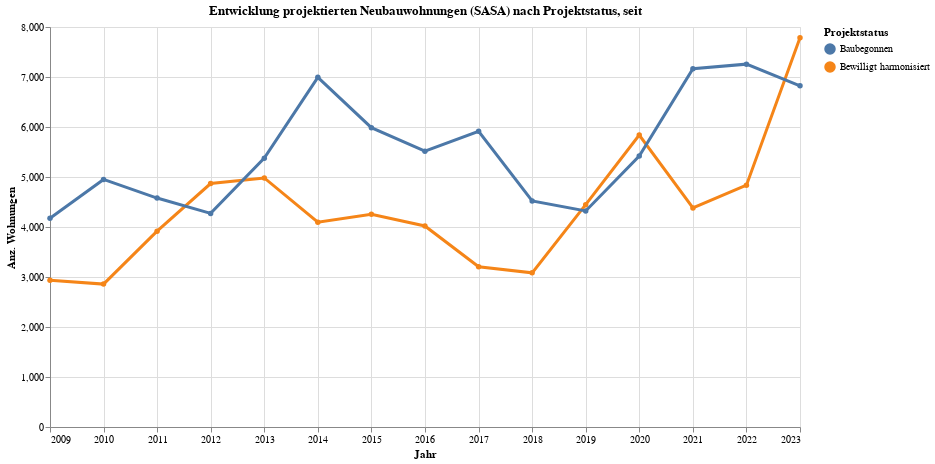

This figure's notebook cell:
### Code cell
grafik4 = mypy_dv.plot_altair_multiline_highlight(
    data = myAgg4_sasa.reset_index()
    , x = 'StichtagDatJahr:T'
    , y = 'sum_WHG:Q'
    , myTitle = "Entwicklung projektierten Neubauwohnungen (SASA) nach Projektstatus, seit "
    , x_beschriftung = 'Jahr'
    , y_beschriftung = 'Anz. Wohnungen'
    , warning_status  = "ignore"
    , category='ProjektStatusSSZPubl1Lang:N'
    , category_beschriftung='Projektstatus'
)
grafik4

### Figure 1 — Vega-Lite specification as saved in the notebook (floating-point values rounded to 4 significant figures)
{"config": {"view": {"continuousWidth": 300, "continuousHeight": 300}}, "layer": [{"mark": {"type": "circle"}, "encoding": {"color": {"field": "ProjektStatusSSZPubl1Lang", "legend": {"orient": "right", "title": "Projektstatus"}, "type": "nominal"}, "opacity": {"value": 1.3}, "tooltip": [{"field": "StichtagDatJahr", "type": "temporal"}, {"field": "ProjektStatusSSZPubl1Lang", "type": "nominal"}, {"field": "sum_WHG", "type": "quantitative"}], "x": {"axis": {"title": "Jahr"}, "field": "StichtagDatJahr", "type": "temporal"}, "y": {"axis": {"title": "Anz. Wohnungen"}, "field": "sum_WHG", "type": "quantitative"}}, "name": "view_5", "title": "Entwicklung projektierten Neubauwohnungen (SASA) nach Projektstatus, seit "}, {"mark": {"type": "line"}, "encoding": {"color": {"field": "ProjektStatusSSZPubl1Lang", "legend": {"orient": "right", "title": "Projektstatus"}, "type": "nominal"}, "size": {"condition": {"test": {"not": {"param": "param_5"}}, "value": 1.2}, "value": 3}, "tooltip": [{"field": "StichtagDatJahr", "type": "temporal"}, {"field": "ProjektStatusSSZPubl1Lang", "type": "nominal"}, {"field": "sum_WHG", "type": "quantitative"}], "x": {"axis": {"title": "Jahr"}, "field": "StichtagDatJahr", "type": "temporal"}, "y": {"axis": {"title": "Anz. Wohnungen"}, "field": "sum_WHG", "type": "quantitative"}}, "title": "Entwicklung projektierten Neubauwohnungen (SASA) nach Projektstatus, seit "}], "data": {"name": "data-c01f180e00355e531f2ddfa109b192c5"}, "height": 400, "params": [{"name": "param_5", "select": {"type": "point", "fields": ["ProjektStatusSSZPubl1Lang:N"], "nearest": true, "on": "pointerover"}, "views": ["view_5"]}], "width": 750, "$schema": "https://vega.github.io/schema/vega-lite/v5.8.0.json", "datasets": {"data-c01f180e00355e531f2ddfa109b192c5": [{"StichtagDatJahr": "2009-01-01T00:00:00", "ArtArbeitenSort": 1, "ArtArbeitenCd": "N", "ArtArbeitenLang": "Neubau", "ProjektStatusSSZPubl1Sort": 2, "ProjektStatusSSZPubl1Cd": 2, "ProjektStatusSSZPubl1Lang": "Bewilligt harmonisiert", "sum_WHG": 2933}, {"StichtagDatJahr": "2009-01-01T00:00:00", "ArtArbeitenSort": 1, "ArtArbeitenCd": "N", "ArtArbeitenLang": "Neubau", "ProjektStatusSSZPubl1Sort": 3, "ProjektStatusSSZPubl1Cd": 3, "ProjektStatusSSZPubl1Lang": "Baubegonnen", "sum_WHG": 4176}, {"StichtagDatJahr": "2010-01-01T00:00:00", "ArtArbeitenSort": 1, "ArtArbeitenCd": "N", "ArtArbeitenLang": "Neubau", "ProjektStatusSSZPubl1Sort": 2, "ProjektStatusSSZPubl1Cd": 2, "ProjektStatusSSZPubl1Lang": "Bewilligt harmonisiert", "sum_WHG": 2858}, {"StichtagDatJahr": "2010-01-01T00:00:00", "ArtArbeitenSort": 1, "ArtArbeitenCd": "N", "ArtArbeitenLang": "Neubau", "ProjektStatusSSZPubl1Sort": 3, "ProjektStatusSSZPubl1Cd": 3, "ProjektStatusSSZPubl1Lang": "Baubegonnen", "sum_WHG": 4951}, {"StichtagDatJahr": "2011-01-01T00:00:00", "ArtArbeitenSort": 1, "ArtArbeitenCd": "N", "ArtArbeitenLang": "Neubau", "ProjektStatusSSZPubl1Sort": 2, "ProjektStatusSSZPubl1Cd": 2, "ProjektStatusSSZPubl1Lang": "Bewilligt harmonisiert", "sum_WHG": 3916}, {"StichtagDatJahr": "2011-01-01T00:00:00", "ArtArbeitenSort": 1, "ArtArbeitenCd": "N", "ArtArbeitenLang": "Neubau", "ProjektStatusSSZPubl1Sort": 3, "ProjektStatusSSZPubl1Cd": 3, "ProjektStatusSSZPubl1Lang": "Baubegonnen", "sum_WHG": 4579}, {"StichtagDatJahr": "2012-01-01T00:00:00", "ArtArbeitenSort": 1, "ArtArbeitenCd": "N", "ArtArbeitenLang": "Neubau", "ProjektStatusSSZPubl1Sort": 2, "ProjektStatusSSZPubl1Cd": 2, "ProjektStatusSSZPubl1Lang": "Bewilligt harmonisiert", "sum_WHG": 4869}, {"StichtagDatJahr": "2012-01-01T00:00:00", "ArtArbeitenSort": 1, "ArtArbeitenCd": "N", "ArtArbeitenLang": "Neubau", "ProjektStatusSSZPubl1Sort": 3, "ProjektStatusSSZPubl1Cd": 3, "ProjektStatusSSZPubl1Lang": "Baubegonnen", "sum_WHG": 4272}, {"StichtagDatJahr": "2013-01-01T00:00:00", "ArtArbeitenSort": 1, "ArtArbeitenCd": "N", "ArtArbeitenLang": "Neubau", "ProjektStatusSSZPubl1Sort": 2, "ProjektStatusSSZPubl1Cd": 2, "ProjektStatusSSZPubl1Lang": "Bewilligt harmonisiert", "sum_WHG": 4981}, {"StichtagDatJahr": "2013-01-01T00:00:00", "ArtArbeitenSort": 1, "ArtArbeitenCd": "N", "ArtArbeitenLang": "Neubau", "ProjektStatusSSZPubl1Sort": 3, "ProjektStatusSSZPubl1Cd": 3, "ProjektStatusSSZPubl1Lang": "Baubegonnen", "sum_WHG": 5377}, {"StichtagDatJahr": "2014-01-01T00:00:00", "ArtArbeitenSort": 1, "ArtArbeitenCd": "N", "ArtArbeitenLang": "Neubau", "ProjektStatusSSZPubl1Sort": 2, "ProjektStatusSSZPubl1Cd": 2, "ProjektStatusSSZPubl1Lang": "Bewilligt harmonisiert", "sum_WHG": 4096}, {"StichtagDatJahr": "2014-01-01T00:00:00", "ArtArbeitenSort": 1, "ArtArbeitenCd": "N", "ArtArbeitenLang": "Neubau", "ProjektStatusSSZPubl1Sort": 3, "ProjektStatusSSZPubl1Cd": 3, "ProjektStatusSSZPubl1Lang": "Baubegonnen", "sum_WHG": 6993}, {"StichtagDatJahr": "2015-01-01T00:00:00", "ArtArbeitenSort": 1, "ArtArbeitenCd": "N", "ArtArbeitenLang": "Neubau", "ProjektStatusSSZPubl1Sort": 2, "ProjektStatusSSZPubl1Cd": 2, "ProjektStatusSSZPubl1Lang": "Bewilligt harmonisiert", "sum_WHG": 4253}, {"StichtagDatJahr": "2015-01-01T00:00:00", "ArtArbeitenSort": 1, "ArtArbeitenCd": "N", "ArtArbeitenLang": "Neubau", "ProjektStatusSSZPubl1Sort": 3, "ProjektStatusSSZPubl1Cd": 3, "ProjektStatusSSZPubl1Lang": "Baubegonnen", "sum_WHG": 5986}, {"StichtagDatJahr": "2016-01-01T00:00:00", "ArtArbeitenSort": 1, "ArtArbeitenCd": "N", "ArtArbeitenLang": "Neubau", "ProjektStatusSSZPubl1Sort": 3, "ProjektStatusSSZPubl1Cd": 3, "ProjektStatusSSZPubl1Lang": "Baubegonnen", "sum_WHG": 5517}, {"StichtagDatJahr": "2016-01-01T00:00:00", "ArtArbeitenSort": 1, "ArtArbeitenCd": "N", "ArtArbeitenLang": "Neubau", "ProjektStatusSSZPubl1Sort": 2, "ProjektStatusSSZPubl1Cd": 2, "ProjektStatusSSZPubl1Lang": "Bewilligt harmonisiert", "sum_WHG": 4020}, {"StichtagDatJahr": "2017-01-01T00:00:00", "ArtArbeitenSort": 1, "ArtArbeitenCd": "N", "ArtArbeitenLang": "Neubau", "ProjektStatusSSZPubl1Sort": 2, "ProjektStatusSSZPubl1Cd": 2, "ProjektStatusSSZPubl1Lang": "Bewilligt harmonisiert", "sum_WHG": 3206}, {"StichtagDatJahr": "2017-01-01T00:00:00", "ArtArbeitenSort": 1, "ArtArbeitenCd": "N", "ArtArbeitenLang": "Neubau", "ProjektStatusSSZPubl1Sort": 3, "ProjektStatusSSZPubl1Cd": 3, "ProjektStatusSSZPubl1Lang": "Baubegonnen", "sum_WHG": 5913}, {"StichtagDatJahr": "2018-01-01T00:00:00", "ArtArbeitenSort": 1, "ArtArbeitenCd": "N", "ArtArbeitenLang": "Neubau", "ProjektStatusSSZPubl1Sort": 2, "ProjektStatusSSZPubl1Cd": 2, "ProjektStatusSSZPubl1Lang": "Bewilligt harmonisiert", "sum_WHG": 3083}, {"StichtagDatJahr": "2018-01-01T00:00:00", "ArtArbeitenSort": 1, "ArtArbeitenCd": "N", "ArtArbeitenLang": "Neubau", "ProjektStatusSSZPubl1Sort": 3, "ProjektStatusSSZPubl1Cd": 3, "ProjektStatusSSZPubl1Lang": "Baubegonnen", "sum_WHG": 4522}, {"StichtagDatJahr": "2019-01-01T00:00:00", "ArtArbeitenSort": 1, "ArtArbeitenCd": "N", "ArtArbeitenLang": "Neubau", "ProjektStatusSSZPubl1Sort": 2, "ProjektStatusSSZPubl1Cd": 2, "ProjektStatusSSZPubl1Lang": "Bewilligt harmonisiert", "sum_WHG": 4447}, {"StichtagDatJahr": "2019-01-01T00:00:00", "ArtArbeitenSort": 1, "ArtArbeitenCd": "N", "ArtArbeitenLang": "Neubau", "ProjektStatusSSZPubl1Sort": 3, "ProjektStatusSSZPubl1Cd": 3, "ProjektStatusSSZPubl1Lang": "Baubegonnen", "sum_WHG": 4321}, {"StichtagDatJahr": "2020-01-01T00:00:00", "ArtArbeitenSort": 1, "ArtArbeitenCd": "N", "ArtArbeitenLang": "Neubau", "ProjektStatusSSZPubl1Sort": 2, "ProjektStatusSSZPubl1Cd": 2, "ProjektStatusSSZPubl1Lang": "Bewilligt harmonisiert", "sum_WHG": 5840}, {"StichtagDatJahr": "2020-01-01T00:00:00", "ArtArbeitenSort": 1, "ArtArbeitenCd": "N", "ArtArbeitenLang": "Neubau", "ProjektStatusSSZPubl1Sort": 3, "ProjektStatusSSZPubl1Cd": 3, "ProjektStatusSSZPubl1Lang": "Baubegonnen", "sum_WHG": 5421}, {"StichtagDatJahr": "2021-01-01T00:00:00", "ArtArbeitenSort": 1, "ArtArbeitenCd": "N", "ArtArbeitenLang": "Neubau", "ProjektStatusSSZPubl1Sort": 2, "ProjektStatusSSZPubl1Cd": 2, "ProjektStatusSSZPubl1Lang": "Bewilligt harmonisiert", "sum_WHG": 4380}, {"StichtagDatJahr": "2021-01-01T00:00:00", "ArtArbeitenSort": 1, "ArtArbeitenCd": "N", "ArtArbeitenLang": "Neubau", "ProjektStatusSSZPubl1Sort": 3, "ProjektStatusSSZPubl1Cd": 3, "ProjektStatusSSZPubl1Lang": "Baubegonnen", "sum_WHG": 7166}, {"StichtagDatJahr": "2022-01-01T00:00:00", "ArtArbeitenSort": 1, "ArtArbeitenCd": "N", "ArtArbeitenLang": "Neubau", "ProjektStatusSSZPubl1Sort": 2, "ProjektStatusSSZPubl1Cd": 2, "ProjektStatusSSZPubl1Lang": "Bewilligt harmonisiert", "sum_WHG": 4837}, {"StichtagDatJahr": "2022-01-01T00:00:00", "ArtArbeitenSort": 1, "ArtArbeitenCd": "N", "ArtArbeitenLang": "Neubau", "ProjektStatusSSZPubl1Sort": 3, "ProjektStatusSSZPubl1Cd": 3, "ProjektStatusSSZPubl1Lang": "Baubegonnen", "sum_WHG": 7257}, {"StichtagDatJahr": "2023-01-01T00:00:00", "ArtArbeitenSort": 1, "ArtArbeitenCd": "N", "ArtArbeitenLang": "Neubau", "ProjektStatusSSZPubl1Sort": 2, "ProjektStatusSSZPubl1Cd": 2, "ProjektStatusSSZPubl1Lang": "Bewilligt harmonisiert", "sum_WHG": 7783}, {"StichtagDatJahr": "2023-01-01T00:00:00", "ArtArbeitenSort": 1, "ArtArbeitenCd": "N", "ArtArbeitenLang": "Neubau", "ProjektStatusSSZPubl1Sort": 3, "ProjektStatusSSZPubl1Cd": 3, "ProjektStatusSSZPubl1Lang": "Baubegonnen", "sum_WHG": 6823}]}}
